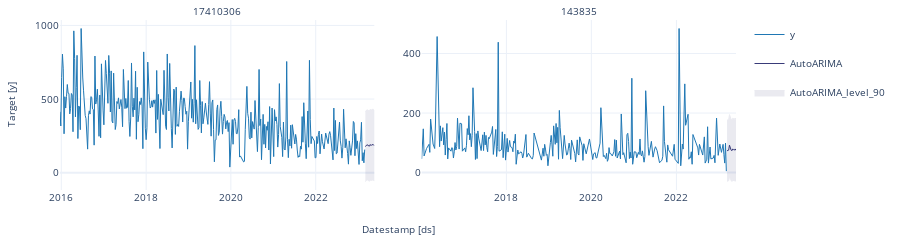

The code cell stored with this chart in its notebook:
### Code cell
m["ds"]=pd.to_datetime(m["ds"])
sf.plot(m, forecast_df, level=[90])

### Figure 1 — Plotly figure (JSON) as saved in the notebook; plotly's stock layout.template omitted (floating-point values rounded to 4 significant figures; data arrays with more than 128 entries replaced by an {"elided": "..."} marker saying what was removed)
{"data": [{"legendgroup": "y", "line": {"color": "#1f77b4", "width": 1}, "mode": "lines", "name": "y", "showlegend": true, "type": "scatter", "x": {"elided": "364 str values"}, "xaxis": "x", "y": {"elided": "364 int values"}, "yaxis": "y"}, {"legendgroup": "y", "line": {"color": "#1f77b4", "width": 1}, "mode": "lines", "name": "y", "showlegend": false, "type": "scatter", "x": {"elided": "258 str values"}, "xaxis": "x2", "y": {"elided": "258 int values"}, "yaxis": "y2"}, {"legendgroup": "AutoARIMA", "line": {"color": "#393b79", "width": 1}, "mode": "lines", "name": "AutoARIMA", "showlegend": true, "type": "scatter", "x": ["2023-03-05T00:00:00", "2023-03-12T00:00:00", "2023-03-19T00:00:00", "2023-03-26T00:00:00", "2023-04-02T00:00:00", "2023-04-09T00:00:00", "2023-04-16T00:00:00", "2023-04-23T00:00:00", "2023-04-30T00:00:00", "2023-05-07T00:00:00", "2023-05-14T00:00:00", "2023-05-21T00:00:00"], "xaxis": "x", "y": [177.0, 182.7, 190.7, 185.4, 183.1, 180.4, 191.4, 184.1, 190.6, 192.4, 189.6, 183.4], "yaxis": "y"}, {"fill": "toself", "fillcolor": "#393b79", "legendgroup": "AutoARIMA_level_90", "line": {"color": "#393b79", "width": 1}, "mode": "lines", "name": "AutoARIMA_level_90", "opacity": 0.1, "showlegend": true, "type": "scatter", "x": ["2023-03-05T00:00:00.000000000", "2023-03-12T00:00:00.000000000", "2023-03-19T00:00:00.000000000", "2023-03-26T00:00:00.000000000", "2023-04-02T00:00:00.000000000", "2023-04-09T00:00:00.000000000", "2023-04-16T00:00:00.000000000", "2023-04-23T00:00:00.000000000", "2023-04-30T00:00:00.000000000", "2023-05-07T00:00:00.000000000", "2023-05-14T00:00:00.000000000", "2023-05-21T00:00:00.000000000", "2023-05-21T00:00:00.000000000", "2023-05-14T00:00:00.000000000", "2023-05-07T00:00:00.000000000", "2023-04-30T00:00:00.000000000", "2023-04-23T00:00:00.000000000", "2023-04-16T00:00:00.000000000", "2023-04-09T00:00:00.000000000", "2023-04-02T00:00:00.000000000", "2023-03-26T00:00:00.000000000", "2023-03-19T00:00:00.000000000", "2023-03-12T00:00:00.000000000", "2023-03-05T00:00:00.000000000"], "xaxis": "x", "y": [413.8, 419.8, 428.1, 423.2, 421.3, 418.8, 430.2, 423.2, 430.1, 432.2, 429.7, 423.9, -57.01, -50.56, -47.37, -48.87, -55.07, -47.39, -58.07, -54.98, -52.4, -46.76, -54.38, -59.76], "yaxis": "y"}, {"legendgroup": "AutoARIMA", "line": {"color": "#393b79", "width": 1}, "mode": "lines", "name": "AutoARIMA", "showlegend": false, "type": "scatter", "x": ["2023-03-12T00:00:00", "2023-03-19T00:00:00", "2023-03-26T00:00:00", "2023-04-02T00:00:00", "2023-04-09T00:00:00", "2023-04-16T00:00:00", "2023-04-23T00:00:00", "2023-04-30T00:00:00", "2023-05-07T00:00:00", "2023-05-14T00:00:00", "2023-05-21T00:00:00", "2023-05-28T00:00:00"], "xaxis": "x2", "y": [73.36, 74.24, 75.51, 92.06, 80.41, 75.61, 73.55, 79.23, 77.67, 75.51, 79.43, 74.53], "yaxis": "y2"}, {"fill": "toself", "fillcolor": "#393b79", "legendgroup": "AutoARIMA_level_90", "line": {"color": "#393b79", "width": 1}, "mode": "lines", "name": "AutoARIMA_level_90", "opacity": 0.1, "showlegend": false, "type": "scatter", "x": ["2023-03-12T00:00:00.000000000", "2023-03-19T00:00:00.000000000", "2023-03-26T00:00:00.000000000", "2023-04-02T00:00:00.000000000", "2023-04-09T00:00:00.000000000", "2023-04-16T00:00:00.000000000", "2023-04-23T00:00:00.000000000", "2023-04-30T00:00:00.000000000", "2023-05-07T00:00:00.000000000", "2023-05-14T00:00:00.000000000", "2023-05-21T00:00:00.000000000", "2023-05-28T00:00:00.000000000", "2023-05-28T00:00:00.000000000", "2023-05-21T00:00:00.000000000", "2023-05-14T00:00:00.000000000", "2023-05-07T00:00:00.000000000", "2023-04-30T00:00:00.000000000", "2023-04-23T00:00:00.000000000", "2023-04-16T00:00:00.000000000", "2023-04-09T00:00:00.000000000", "2023-04-02T00:00:00.000000000", "2023-03-26T00:00:00.000000000", "2023-03-19T00:00:00.000000000", "2023-03-12T00:00:00.000000000"], "xaxis": "x2", "y": [175.8, 176.8, 178.3, 195.0, 183.5, 178.8, 176.9, 182.8, 181.4, 179.4, 183.5, 178.7, -29.66, -24.61, -28.36, -26.05, -24.32, -29.84, -27.62, -22.66, -10.84, -27.23, -28.34, -29.06], "yaxis": "y2"}], "layout": {"annotations": [{"font": {"size": 10}, "showarrow": false, "text": "17410306", "x": 0.2325, "xanchor": "center", "xref": "paper", "y": 1, "yanchor": "bottom", "yref": "paper"}, {"font": {"size": 10}, "showarrow": false, "text": "143835", "x": 0.7675, "xanchor": "center", "xref": "paper", "y": 1, "yanchor": "bottom", "yref": "paper"}, {"font": {"size": 10}, "showarrow": false, "text": "Datestamp [ds]", "x": 0.5, "xanchor": "center", "xref": "paper", "y": 0, "yanchor": "top", "yref": "paper", "yshift": -30}, {"font": {"size": 10}, "showarrow": false, "text": "Target [y]", "textangle": -90, "x": 0, "xanchor": "right", "xref": "paper", "xshift": -40, "y": 0.5, "yanchor": "middle", "yref": "paper"}], "autosize": true, "font": {"size": 10}, "height": 150, "margin": {"b": 50, "l": 60, "r": 10, "t": 20}, "xaxis": {"anchor": "y", "domain": [0, 0.465], "showticklabels": true, "visible": true}, "xaxis2": {"anchor": "y2", "domain": [0.535, 1.0], "showticklabels": true, "visible": true}, "yaxis": {"anchor": "x", "domain": [0, 1]}, "yaxis2": {"anchor": "x2", "domain": [0, 1]}}}
